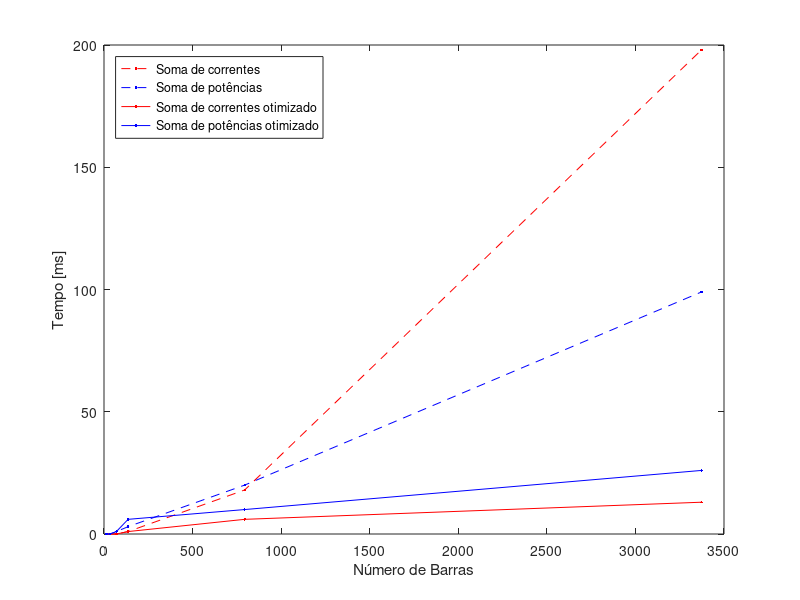

The MATLAB source for this figure:

Barras = [14 34 70 136 794 3373];
Shirm = [0 0 0 1 18 198];
Cesp = [0 0 1 3 20 99];
Shirmotm = [0 0 0 1 6 13];
Cespotm = [0 0 1 6 10 26];

plot(Barras, Shirm, 'r.--');
hold on
plot(Barras, Cesp, 'b.--');
plot(Barras, Shirmotm, 'r.-');
plot(Barras, Cespotm, 'b.-');
hold off
xlabel('Número de Barras');
ylabel('Tempo [ms]');
legend('Soma de correntes', 'Soma de potências', 'Soma de correntes otimizado', 'Soma de potências otimizado','Location', 'NorthWest');

